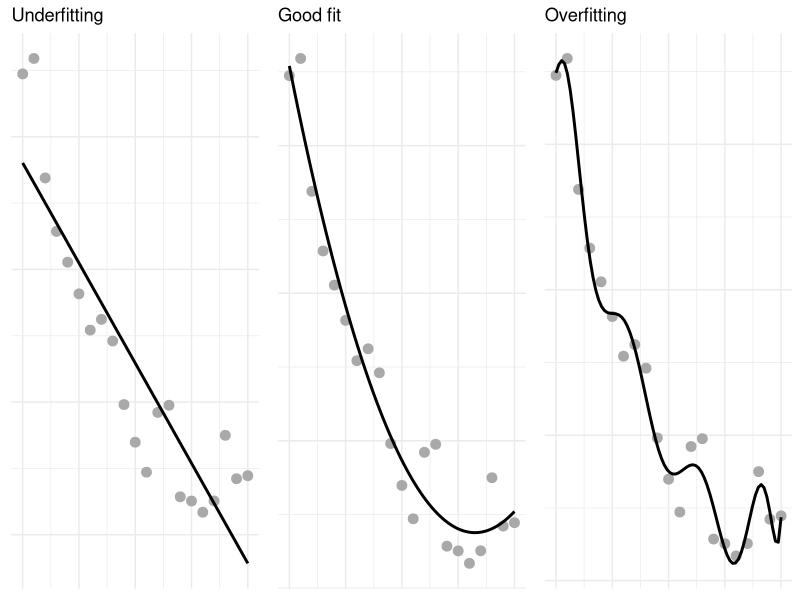

The R source for this figure:
# Under- and Over-fitting

library(ggplot2)
library(gridExtra)
set.seed(1969)
x <- seq(0, 10, .5)
y <- 0.5 * x^2 - 8 * x + 3 + 8 * runif(n = length(x))

p <- ggplot(data.frame(x, y)) +
  aes(x, y) +
  geom_point(size = 3, col = "darkgray") +
  theme_minimal() +
  theme(axis.title.x = element_blank(),
        axis.text.x  = element_blank(),
        axis.ticks.x = element_blank(),
        axis.title.y = element_blank(),
        axis.text.y  = element_blank(),
        axis.ticks.y = element_blank())

under <- p +
  geom_smooth(method = "lm", se = FALSE, col = "black") +
  ggtitle("Underfitting")

fit <- p +
  geom_smooth(method = "lm", formula = y ~ poly(x, 2),
              se = FALSE, col = "black") +
  ggtitle("Good fit")

over <- p +
  geom_smooth(method = "lm", formula = y ~ poly(x, 10),
              se = FALSE, col = "black") + 
  ggtitle("Overfitting")
grid.arrange(under, fit, over, ncol = 3)
